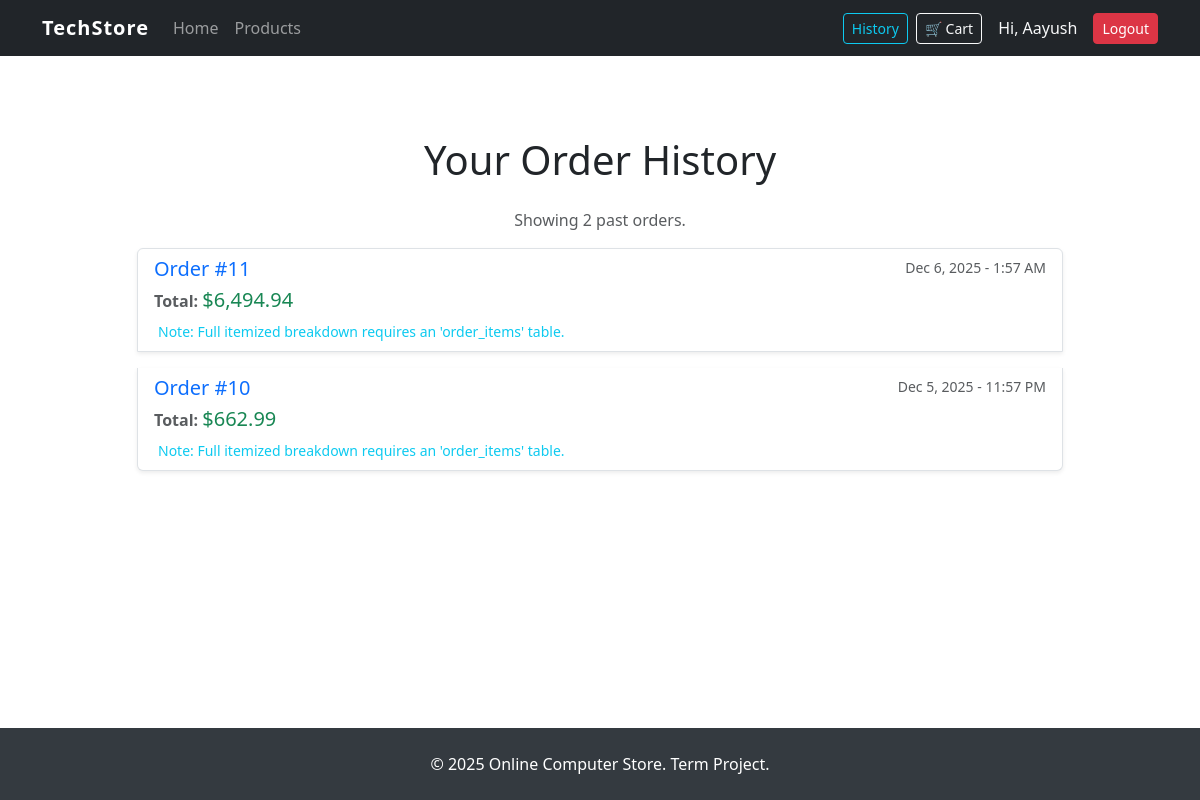
Screenshot of /order_history.php (signed in) with the database file from the repository.
### tables this page shows
CREATE TABLE `orders` (
  `id` int(11) NOT NULL,
  `user_id` int(11) DEFAULT NULL,
  `total_price` decimal(10,2) DEFAULT NULL,
  `order_date` timestamp NOT NULL DEFAULT current_timestamp()
);

### order_history.php (the view, shortened to what this page needs)
<?php
require 'includes/header.php';
require_once 'db/conn.php';
$user_id = $_SESSION['user_id'];
$orders = [];
try {
    $sql = "SELECT id, total_price, order_date FROM orders WHERE user_id = ? ORDER BY order_date DESC";
    $stmt = $conn->prepare($sql);
    $stmt->bind_param("i", $user_id);
    $stmt->execute();
    $result = $stmt->get_result();
    while ($row = $result->fetch_assoc()) {
        $orders[] = $row;
    }
} catch (Exception $e) {
    error_log("Order History Fetch Error: " . $e->getMessage());
    echo "<div class='alert alert-danger mt-5'>Could not load your order history.</div>";
    include 'includes/footer.php';
    exit();
}
?>
<div class="my-5">
    <h1 class="mb-4 text-center">Your Order History</h1>
    <?php if (empty($orders)): ?>
        <div class="alert alert-info text-center shadow-sm p-4 mx-auto" style="max-width: 600px;">
            <i class="fas fa-shopping-bag fa-3x mb-3"></i>
            <p class="lead">You haven't placed any orders yet.</p>
            <a href="products.php" class="btn btn-primary mt-3">Start Shopping Now</a>
        </div>
    <?php else: ?>
        <div class="row justify-content-center">
            <div class="col-lg-10">
                <p class="text-muted text-center">Showing <?php echo count($orders); ?> past orders.</p>
                <div class="list-group">
                    <?php foreach ($orders as $order): ?>
                        <div class="list-group-item list-group-item-action shadow-sm mb-3">
                            <div class="d-flex w-100 justify-content-between">
                                <h5 class="mb-1 text-primary">Order #<?php echo htmlspecialchars($order['id']); ?></h5>
                                <small class="text-muted">
                                    <?php
                                    $date = new DateTime($order['order_date']);
                                    echo $date->format('M j, Y - g:i A');
                                    ?>
                                </small>
                            </div>
                            <p class="mb-1">
                                <span class="fw-bold">Total:</span>
                                <span class="text-success fs-5">$<?php echo number_format($order['total_price'], 2); ?></span>
                            </p>
                            <small class="text-info">
                                <i class="fas fa-info-circle me-1"></i> Note: Full itemized breakdown requires an 'order_items' table.
                            </small>
                        </div>
                    <?php endforeach; ?>
                </div>
            </div>
        </div>
    <?php endif; ?>
</div>
<?php require 'includes/footer.php'; ?>

### css/style.css (style rules this page uses)
body { min-height: 100vh; display: flex; flex-direction: column; background-color: #f8f9fa; }

### rows the page displays
orders: id "11", order_date "Dec 6, 2025 - 1:57 AM", total_price "6,494.94"
orders: id "10", order_date "Dec 5, 2025 - 11:57 PM", total_price "662.99"

### other values shown
$_SESSION['first_name'] "Aayush"
count($orders) "2"
